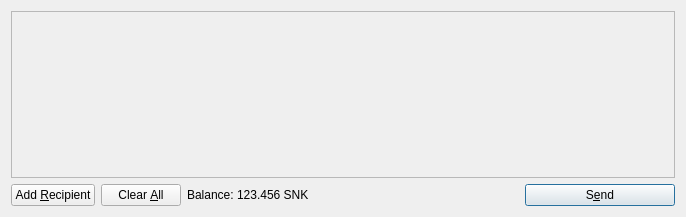
<?xml version="1.0" encoding="UTF-8"?>
<ui version="4.0">
 <class>SendCoinsDialog</class>
 <widget class="QDialog" name="SendCoinsDialog">
  <property name="geometry">
   <rect>
    <x>0</x>
    <y>0</y>
    <width>686</width>
    <height>217</height>
   </rect>
  </property>
  <property name="windowTitle">
   <string>Send Coins</string>
  </property>
  <layout class="QVBoxLayout" name="verticalLayout">
   <item>
    <widget class="QScrollArea" name="scrollArea">
     <property name="widgetResizable">
      <bool>true</bool>
     </property>
     <widget class="QWidget" name="scrollAreaWidgetContents">
      <property name="geometry">
       <rect>
        <x>0</x>
        <y>0</y>
        <width>666</width>
        <height>165</height>
       </rect>
      </property>
      <layout class="QVBoxLayout" name="verticalLayout_2">
       <property name="margin">
        <number>0</number>
       </property>
       <item>
        <layout class="QVBoxLayout" name="entries">
         <property name="spacing">
          <number>6</number>
         </property>
        </layout>
       </item>
       <item>
        <spacer name="verticalSpacer">
         <property name="orientation">
          <enum>Qt::Vertical</enum>
         </property>
         <property name="sizeHint" stdset="0">
          <size>
           <width>20</width>
           <height>40</height>
          </size>
         </property>
        </spacer>
       </item>
      </layout>
     </widget>
    </widget>
   </item>
   <item>
    <layout class="QHBoxLayout" name="horizontalLayout">
     <item>
      <widget class="QPushButton" name="addButton">
       <property name="toolTip">
        <string>Send to multiple recipients at once</string>
       </property>
       <property name="text">
        <string>Add &amp;Recipient</string>
       </property>
       <property name="icon">
        <iconset resource="../bitcoin.qrc">
         <normaloff>:/icons/add</normaloff>:/icons/add</iconset>
       </property>
       <property name="autoDefault">
        <bool>false</bool>
       </property>
      </widget>
     </item>
     <item>
      <widget class="QPushButton" name="clearButton">
       <property name="sizePolicy">
        <sizepolicy hsizetype="Minimum" vsizetype="Fixed">
         <horstretch>0</horstretch>
         <verstretch>0</verstretch>
        </sizepolicy>
       </property>
       <property name="toolTip">
        <string>Remove all transaction fields</string>
       </property>
       <property name="text">
        <string>Clear &amp;All</string>
       </property>
       <property name="icon">
        <iconset resource="../bitcoin.qrc">
         <normaloff>:/icons/remove</normaloff>:/icons/remove</iconset>
       </property>
       <property name="autoRepeatDelay">
        <number>300</number>
       </property>
       <property name="autoDefault">
        <bool>false</bool>
       </property>
      </widget>
     </item>
     <item>
      <layout class="QHBoxLayout" name="horizontalLayout_2">
       <property name="spacing">
        <number>3</number>
       </property>
       <item>
        <widget class="QLabel" name="label">
         <property name="text">
          <string>Balance:</string>
         </property>
        </widget>
       </item>
       <item>
        <widget class="QLabel" name="labelBalance">
         <property name="cursor">
          <cursorShape>IBeamCursor</cursorShape>
         </property>
         <property name="text">
          <string>123.456 SNK</string>
         </property>
         <property name="textInteractionFlags">
          <set>Qt::LinksAccessibleByMouse|Qt::TextSelectableByKeyboard|Qt::TextSelectableByMouse</set>
         </property>
        </widget>
       </item>
      </layout>
     </item>
     <item>
      <spacer name="horizontalSpacer">
       <property name="orientation">
        <enum>Qt::Horizontal</enum>
       </property>
       <property name="sizeHint" stdset="0">
        <size>
         <width>40</width>
         <height>20</height>
        </size>
       </property>
      </spacer>
     </item>
     <item>
      <widget class="QPushButton" name="sendButton">
       <property name="minimumSize">
        <size>
         <width>150</width>
         <height>0</height>
        </size>
       </property>
       <property name="toolTip">
        <string>Confirm the send action</string>
       </property>
       <property name="text">
        <string>S&amp;end</string>
       </property>
       <property name="icon">
        <iconset resource="../bitcoin.qrc">
         <normaloff>:/icons/send</normaloff>:/icons/send</iconset>
       </property>
       <property name="default">
        <bool>true</bool>
       </property>
      </widget>
     </item>
    </layout>
   </item>
  </layout>
 </widget>
 <resources>
  <include location="../bitcoin.qrc"/>
 </resources>
 <connections/>
</ui>
